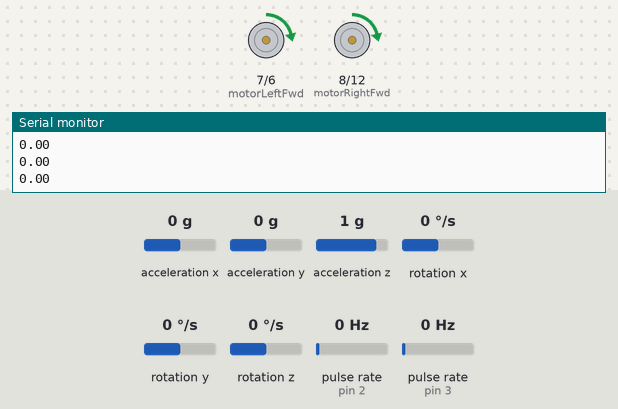
The sketch below on a simulated Arduino Uno, built with avr-gcc and run on an emulated ATmega328P. On the bench: motor-driver pin pairs drawn as motors (green arrow = first pin HIGH = forward, orange = second pin HIGH = backward, longer = more drive, scaled by the enable pin), the last lines printed to the serial monitor. Wiring (inferred from the names in the program): 2 × pulse sensor: data pin 2 / data pin 3. The inputs (shaded band) are chosen by the test bench; at power-on: rotation x 0 °/s, acceleration y 0 g, acceleration z 1 g, acceleration x 0 g, rotation y 0 °/s, rotation z 0 °/s, pulse rate (sensors on pin 2, pin 3) 0 Hz.

Above: at 2.7 s.
2.8 s: rotation x set to 84 °/s
At 3.3 s:
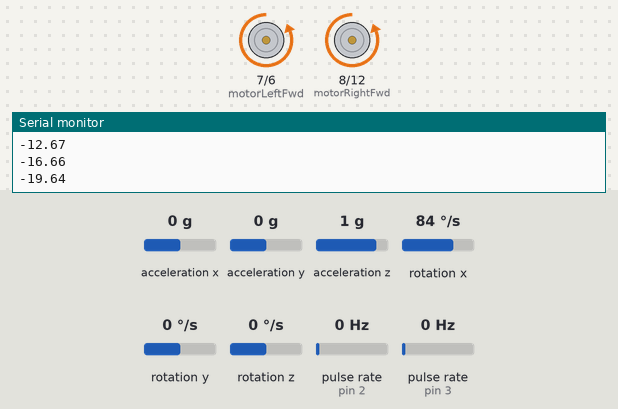
5.8 s: acceleration y set to -1.4 g
At 7.1 s:
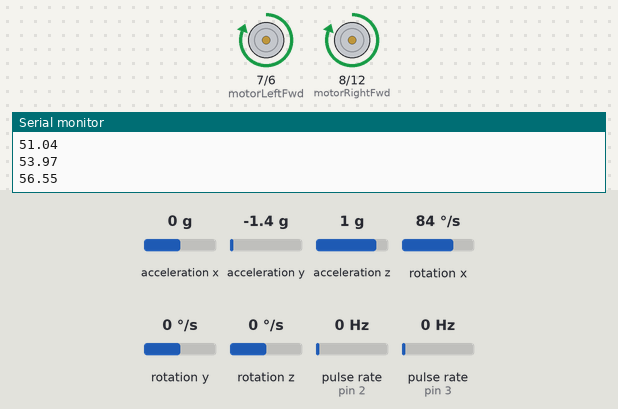
7.4 s: acceleration y set to 0 g
At 10.04 s:
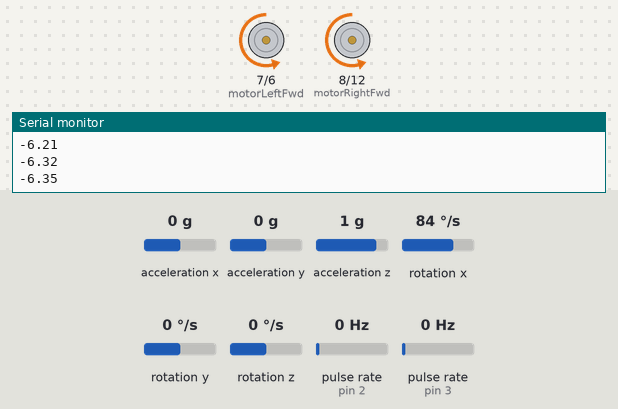
10.4 s: acceleration y set to -0.8 g
12.1 s: acceleration z set to 0.4 g
14.2 s: acceleration z set to 0.1 g
At 15.6 s:
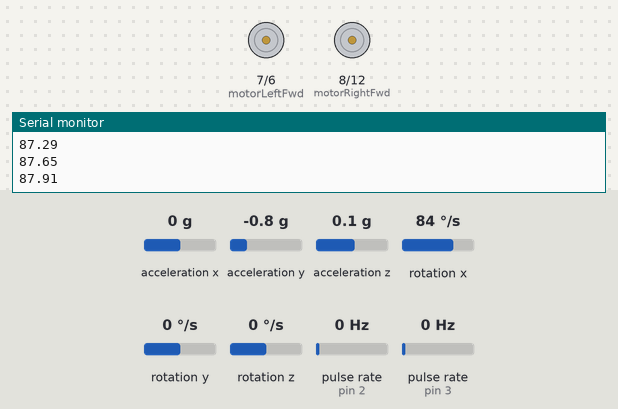
Timing chart, 0 to 17.1 s (numbered marks = the images above; inputs shaded):
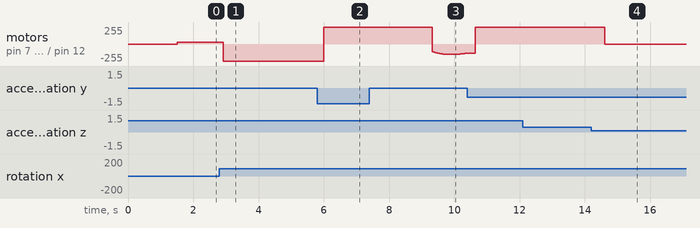

Measured:
- the behaviour switches between 0.3 and 0.2 g on acceleration z (found by bisection; images 3 and 4)
- after the input at 2.8 s, motor on pin 7 (motorLeftFwd) / pin 6 (motorLeftRev), motor on pin 8 (motorRightFwd) / pin 12 (motorRightRev): forward 28/255 → backward 255/255 after 0.11 s
- after the input at 14.2 s, motor on pin 7 (motorLeftFwd) / pin 6 (motorLeftRev), motor on pin 8 (motorRightFwd) / pin 12 (motorRightRev): forward 255/255 → stopped after 0.41 s

The sketch:

self_balance_robot.ino
```cpp
#include <MPU6050.h>         // Library for MPU6050 sensor
#include <Wire.h>            // I2C communication library
#include <MsTimer2.h>        // Library for Timer2 interrupt handling

// Motor driver TB6612 pin definitions
const int motorRightFwd = 8;
const int motorRightRev = 12;
const int motorRightPWM = 10;
const int motorLeftFwd = 7;
const int motorLeftRev = 6;
const int motorLeftPWM = 9;

/////////////////////// Tilt Angle Variables ////////////////////////////
float tiltAngleX;  // Calculated tilt angle around X-axis
float tiltAngleY;  // Calculated tilt angle around Y-axis
float targetAngle = 1;  // Desired angle (ideally 0 degrees)
float angularVelX, angularVelY, angularVelZ;  // Angular velocities from gyroscope
/////////////////////// Tilt Angle Variables ////////////////////////////

/////////////////////// Kalman Filter Variables ////////////////////////
float gyroNoise = 0.001;  // Gyroscope noise covariance
float gyroDriftNoise = 0.003;  // Gyroscope drift noise covariance
float accelNoise = 0.5;  // Accelerometer noise covariance
char kalmanGain = 1;
float deltaTime = 0.005;  // Sampling time for the filter
float kalmanFactor = 0.05;  // Factor for Kalman gain to calculate deviation
float kalmanState_0, kalmanState_1, temp_0, temp_1;
float angleError;
float gyroBias;  // Gyroscope drift bias

float accelZ = 0;  // Renamed to avoid conflict with accelZ_int
float currentAngle;
float filteredAngleY;
float angularSpeed;

float covarianceDot[4] = { 0, 0, 0, 0 };
float covarianceMatrix[2][2] = { { 1, 0 }, { 0, 1 } };
float kalmanTemp_0, kalmanTemp_1, estimationError;
////////////////////// Kalman Filter Variables ////////////////////////

////////////////////// PID Controller Variables ///////////////////////
double angleKp = 28, angleKi = 0.05, angleKd = 0.7;  // PID parameters for angle control
double speedKp = 3.7, speedKi = 0.080, speedKd = 0;  // PID parameters for speed control
double desiredAngle = 0;  // Target angle for balance
int pidOutput;  // PID controller output for angle
float pwmMotor1 = 0, pwmMotor2 = 0;

////////////////// Interrupt-based Speed Measurement //////////////////
#define leftEncoderPin 2  // Pin for left motor encoder (interrupt enabled)
#define rightEncoderPin 3  // Pin for right motor encoder (interrupt enabled)
volatile long rightEncoderCount = 0;  // Count pulses from right motor encoder
volatile long leftEncoderCount = 0;  // Count pulses from left motor encoder
int speedCounter = 0;
////////////////////// Pulse Calculation Variables ////////////////////
int leftPulse = 0;
int rightPulse = 0;
int totalRightPulse = 0;
int totalLeftPulse = 0;
int pulseRight, pulseLeft;
//////////////////////////////// PI Control Variables //////////////////////////
float oldSpeedFilter = 0;
float position = 0;
int piControlFlag;
double piControlOutput;
int cycleCount;
int speedOutput;
float speedFilter;

MPU6050 imuSensor;  // Create an MPU6050 object for IMU sensor
int16_t accelX, accelY, accelZ_int, gyroX, gyroY, gyroZ;  // Variables to hold accelerometer and gyroscope readings


void setup()
{
  // Configure motor control pins as OUTPUT
  pinMode(motorRightFwd, OUTPUT);
  pinMode(motorRightRev, OUTPUT);
  pinMode(motorLeftFwd, OUTPUT);
  pinMode(motorLeftRev, OUTPUT);
  pinMode(motorRightPWM, OUTPUT);
  pinMode(motorLeftPWM, OUTPUT);

  // Initialize motor state
  digitalWrite(motorRightFwd, HIGH);
  digitalWrite(motorRightRev, LOW);
  digitalWrite(motorLeftFwd, LOW);
  digitalWrite(motorLeftRev, HIGH);
  analogWrite(motorRightPWM, 0);
  analogWrite(motorLeftPWM, 0);

  pinMode(leftEncoderPin, INPUT);  // Configure left encoder pin as INPUT
  pinMode(rightEncoderPin, INPUT);  // Configure right encoder pin as INPUT

  // Attach interrupts to encoder pins
  attachInterrupt(digitalPinToInterrupt(leftEncoderPin), updateLeftEncoder, CHANGE);
  attachInterrupt(digitalPinToInterrupt(rightEncoderPin), updateRightEncoder, CHANGE);

  // Initialize I2C communication
  Wire.begin();
  Serial.begin(9600);  // Initialize serial communication at 9600 baud rate
  delay(1500);
  imuSensor.initialize();  // Initialize MPU6050 sensor
  delay(2);

  // Configure Timer2 to trigger an interrupt every 5ms
  MsTimer2::set(5, timerInterruptHandler);
  MsTimer2::start();  // Start Timer2 interrupt
}

void loop()
{
  Serial.println(currentAngle);
  delay(100);
}

///////////////////// Encoder Update Functions ///////////////////////
// Update left motor encoder count
void updateLeftEncoder()
{
  leftEncoderCount++;
}
// Update right motor encoder count
void updateRightEncoder()
{
  rightEncoderCount++;
}
//////////////////// Pulse Calculation Function //////////////////////
void calculatePulses()
{
  leftPulse = leftEncoderCount;  // Copy left encoder count
  rightPulse = rightEncoderCount;

  leftEncoderCount = 0;  // Reset encoder counts
  rightEncoderCount = 0;

  totalLeftPulse = leftPulse;
  totalRightPulse = rightPulse;

  if ((pwmMotor1 < 0) && (pwmMotor2 < 0))  // If both motors are running backward, invert pulse counts
  {
    totalRightPulse = -totalRightPulse;
    totalLeftPulse = -totalLeftPulse;
  }
  else if ((pwmMotor1 > 0) && (pwmMotor2 > 0))  // If both motors are running forward, pulse counts remain positive
  {
    totalRightPulse = totalRightPulse;
    totalLeftPulse = totalLeftPulse;
  }
  else if ((pwmMotor1 < 0) && (pwmMotor2 > 0))  // If motors are turning left, invert left pulse count
  {
    totalRightPulse = totalRightPulse;
    totalLeftPulse = -totalLeftPulse;
  }
  else if ((pwmMotor1 > 0) && (pwmMotor2 < 0))  // If motors are turning right, invert right pulse count
  {
    totalRightPulse = -totalRightPulse;
    totalLeftPulse = totalLeftPulse;
  }

  // Accumulate pulse counts every 5ms
  pulseRight += totalRightPulse;
  pulseLeft += totalLeftPulse;
}

///////////////////////////////// Timer Interrupt Handler ////////////////////////////
void timerInterruptHandler()
{
  sei();  // Enable global interrupts
  calculatePulses();  // Calculate pulse counts
  imuSensor.getMotion6(&accelX, &accelY, &accelZ_int, &gyroX, &gyroY, &gyroZ);  // Get IMU sensor data
  computeAngle(accelX, accelY, accelZ_int, gyroX, gyroY, gyroZ, deltaTime, gyroNoise, gyroDriftNoise, accelNoise, kalmanGain, kalmanFactor);  // Compute tilt angle using Kalman filter
  applyPDControl();  // Apply PD control for angle stability
  applyMotorPWM();

  cycleCount++;
  if (cycleCount >= 8)  // Every 40ms, execute speed PI control
  {
    applyPIControl();
    cycleCount = 0;  // Reset cycle count
  }
}
///////////////////////////////////////////////////////////

///////////////////////////// Angle Calculation Function ///////////////////////
void computeAngle(int16_t accelX, int16_t accelY, int16_t accelZ_int, int16_t gyroX, int16_t gyroY, int16_t gyroZ, float deltaTime, float gyroNoise, float gyroDriftNoise, float accelNoise, float kalmanGain, float kalmanFactor)
{
  float calculatedAngle = -atan2(accelY , accelZ_int) * (180/ PI);  // Calculate angle using arctan and correct sign
  angularVelX = -gyroX / 131;  // Calculate angular velocity from gyroscope data
  Kalman_Filter(calculatedAngle, angularVelX);  // Apply Kalman filter to smooth the angle calculation

  float angleFromAccel = -atan2(accelX, accelZ_int) * (180 / PI);  // Calculate angle from X-axis accelerometer data
  angularVelY = -gyroY / 131.00;  // Calculate angular velocity for Y-axis
  applyFirstOrderFilter(angleFromAccel, angularVelY);  // Apply first-order filter for Y-axis angle
}
////////////////////////////////////////////////////////////////

/////////////////////////////// Kalman Filter Implementation /////////////////////
void Kalman_Filter(double measuredAngle, double measuredGyro)
{
  currentAngle += (measuredGyro - gyroBias) * deltaTime;  // Prior estimate for angle
  angleError = measuredAngle - currentAngle;

  covarianceDot[0] = gyroNoise - covarianceMatrix[0][1] - covarianceMatrix[1][0];  // Update covariance matrix
  covarianceDot[1] = -covarianceMatrix[1][1];
  covarianceDot[2] = -covarianceMatrix[1][1];
  covarianceDot[3] = gyroDriftNoise;

  covarianceMatrix[0][0] += covarianceDot[0] * deltaTime;  // Integrate covariance matrix
  covarianceMatrix[0][1] += covarianceDot[1] * deltaTime;
  covarianceMatrix[1][0] += covarianceDot[2] * deltaTime;
  covarianceMatrix[1][1] += covarianceDot[3] * deltaTime;

  // Compute intermediate variables for matrix operations
  kalmanTemp_0 = kalmanGain * covarianceMatrix[0][0];
  kalmanTemp_1 = kalmanGain * covarianceMatrix[1][0];

  estimationError = accelNoise + kalmanGain * kalmanTemp_0;

  kalmanState_0 = kalmanTemp_0 / estimationError;
  kalmanState_1 = kalmanTemp_1 / estimationError;

  temp_0 = kalmanTemp_0;  // Store temporary results for matrix operations
  temp_1 = kalmanGain * covarianceMatrix[0][1];

  covarianceMatrix[0][0] -= kalmanState_0 * temp_0;  // Update posterior covariance matrix
  covarianceMatrix[0][1] -= kalmanState_0 * temp_1;
  covarianceMatrix[1][0] -= kalmanState_1 * temp_0;
  covarianceMatrix[1][1] -= kalmanState_1 * temp_1;

  gyroBias += kalmanState_1 * angleError;  // Update gyro bias
  angularSpeed = measuredGyro - gyroBias;  // Optimal angular speed after Kalman filtering
  currentAngle += kalmanState_0 * angleError;  // Update angle estimate
}

///////////////////// First-Order Filter ///////////////////
void applyFirstOrderFilter(float measuredAngle, float measuredGyro)
{
  filteredAngleY = kalmanFactor * measuredAngle + (1 - kalmanFactor) * (filteredAngleY + measuredGyro * deltaTime);
}

void applyPDControl() {
  // PD control for maintaining balance without movement
  pidOutput = angleKp * (currentAngle + targetAngle) + angleKd * angularSpeed;
  // Balance the PWM output for both motors
  pwmMotor1 = -pidOutput;
  pwmMotor2 = -pidOutput;
}

////////////////// Speed PI Control ////////////////////
void applyPIControl()
{
  float vehicleSpeed = (pulseLeft + pulseRight) * 1.0;  // Calculate speed from pulse counts
  pulseRight = pulseLeft = 0;  // Reset pulse counts
  oldSpeedFilter *= 0.7;  // Apply complementary filter
  speedFilter = oldSpeedFilter + vehicleSpeed * 0.3;
  oldSpeedFilter = speedFilter;
  position += speedFilter;
  position = constrain(position, -3550, 3550);  // Anti-windup for PI control
  piControlOutput = speedKi * (desiredAngle - position) + speedKp * (desiredAngle - speedFilter);  // PI control for speed
}
////////////////// Speed PI Control ////////////////////

//////////////////////////// Apply Motor PWM ///////////////////////////////
void applyMotorPWM()
{
  pwmMotor2 = -pidOutput - piControlOutput;  // Compute final PWM for motor control
  pwmMotor1 = -pidOutput - piControlOutput;

  if (pwmMotor1 > 255)  // Limit PWM values to 255
  {
    pwmMotor1 = 255;
  }
  if (pwmMotor1 < -255)
  {
    pwmMotor1 = -255;
  }
  if (pwmMotor2 > 255)
  {
    pwmMotor2 = 255;
  }
  if (pwmMotor2 < -255)
  {
    pwmMotor2 = -255;
  }

  if (currentAngle > 80 || currentAngle < -80)  // Stop motors if the tilt angle is too steep
  {
    pwmMotor1 = pwmMotor2 = 0;
  }

  if (pwmMotor2 >= 0)  // Set motor direction and speed based on PWM values
  {
    digitalWrite(motorLeftFwd, LOW);
    digitalWrite(motorLeftRev, HIGH);
    analogWrite(motorLeftPWM, pwmMotor2);
  }
  else
  {
    digitalWrite(motorLeftFwd, HIGH);
    digitalWrite(motorLeftRev, LOW);
    analogWrite(motorLeftPWM, -pwmMotor2);
  }

  if (pwmMotor1 >= 0)
  {
    digitalWrite(motorRightFwd, LOW);
    digitalWrite(motorRightRev, HIGH);
    analogWrite(motorRightPWM, pwmMotor1);
  }
  else
  {
    digitalWrite(motorRightFwd, HIGH);
    digitalWrite(motorRightRev, LOW);
    analogWrite(motorRightPWM, -pwmMotor1);
  }
}
```
